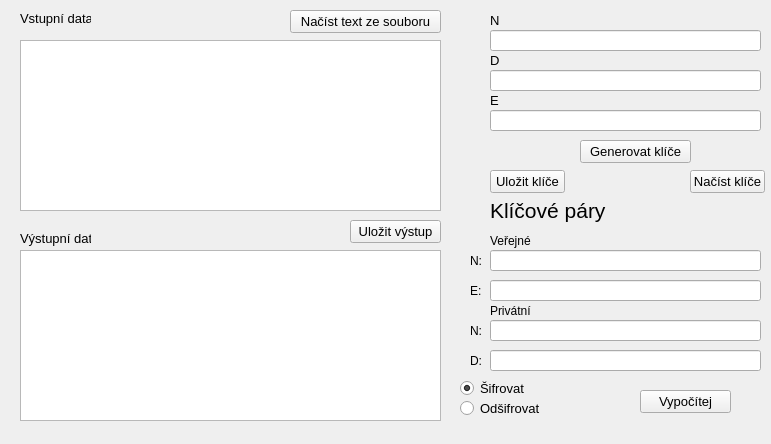
<?xml version="1.0" encoding="UTF-8"?>
<ui version="4.0">
 <class>Form</class>
 <widget class="QWidget" name="Form">
  <property name="geometry">
   <rect>
    <x>0</x>
    <y>0</y>
    <width>771</width>
    <height>444</height>
   </rect>
  </property>
  <property name="font">
   <font>
    <pointsize>10</pointsize>
   </font>
  </property>
  <property name="contextMenuPolicy">
   <enum>Qt::ActionsContextMenu</enum>
  </property>
  <property name="windowTitle">
   <string>RSA šifra</string>
  </property>
  <widget class="QRadioButton" name="radioButtonSiforvat">
   <property name="geometry">
    <rect>
     <x>460</x>
     <y>380</y>
     <width>82</width>
     <height>17</height>
    </rect>
   </property>
   <property name="text">
    <string>Šifrovat</string>
   </property>
   <property name="checked">
    <bool>true</bool>
   </property>
  </widget>
  <widget class="QRadioButton" name="radioButtonOdsifrovat">
   <property name="geometry">
    <rect>
     <x>460</x>
     <y>400</y>
     <width>82</width>
     <height>17</height>
    </rect>
   </property>
   <property name="text">
    <string>Odšifrovat</string>
   </property>
  </widget>
  <widget class="QLabel" name="labelVstupniData">
   <property name="geometry">
    <rect>
     <x>20</x>
     <y>10</y>
     <width>71</width>
     <height>16</height>
    </rect>
   </property>
   <property name="text">
    <string>Vstupní data</string>
   </property>
  </widget>
  <widget class="QLabel" name="labelVystupniData">
   <property name="geometry">
    <rect>
     <x>20</x>
     <y>230</y>
     <width>71</width>
     <height>16</height>
    </rect>
   </property>
   <property name="text">
    <string>Výstupní data</string>
   </property>
  </widget>
  <widget class="QPushButton" name="pushButtonProved">
   <property name="geometry">
    <rect>
     <x>640</x>
     <y>390</y>
     <width>91</width>
     <height>23</height>
    </rect>
   </property>
   <property name="text">
    <string>Vypočítej</string>
   </property>
  </widget>
  <widget class="QPushButton" name="pushButtonNacist">
   <property name="geometry">
    <rect>
     <x>290</x>
     <y>10</y>
     <width>151</width>
     <height>23</height>
    </rect>
   </property>
   <property name="text">
    <string>Načíst text ze souboru</string>
   </property>
  </widget>
  <widget class="QPushButton" name="pushButtonUloz">
   <property name="geometry">
    <rect>
     <x>350</x>
     <y>220</y>
     <width>91</width>
     <height>23</height>
    </rect>
   </property>
   <property name="text">
    <string>Uložit výstup</string>
   </property>
  </widget>
  <widget class="QLabel" name="labelklic">
   <property name="geometry">
    <rect>
     <x>490</x>
     <y>190</y>
     <width>121</width>
     <height>41</height>
    </rect>
   </property>
   <property name="font">
    <font>
     <pointsize>16</pointsize>
    </font>
   </property>
   <property name="text">
    <string>Klíčové páry</string>
   </property>
  </widget>
  <widget class="QLineEdit" name="lineEditN">
   <property name="geometry">
    <rect>
     <x>490</x>
     <y>30</y>
     <width>271</width>
     <height>21</height>
    </rect>
   </property>
   <property name="readOnly">
    <bool>false</bool>
   </property>
  </widget>
  <widget class="QPlainTextEdit" name="plainTextEditVstup">
   <property name="geometry">
    <rect>
     <x>20</x>
     <y>40</y>
     <width>421</width>
     <height>171</height>
    </rect>
   </property>
   <property name="verticalScrollBarPolicy">
    <enum>Qt::ScrollBarAlwaysOff</enum>
   </property>
   <property name="horizontalScrollBarPolicy">
    <enum>Qt::ScrollBarAlwaysOff</enum>
   </property>
   <property name="sizeAdjustPolicy">
    <enum>QAbstractScrollArea::AdjustIgnored</enum>
   </property>
  </widget>
  <widget class="QPlainTextEdit" name="plainTextEditVystup">
   <property name="geometry">
    <rect>
     <x>20</x>
     <y>250</y>
     <width>421</width>
     <height>171</height>
    </rect>
   </property>
   <property name="verticalScrollBarPolicy">
    <enum>Qt::ScrollBarAlwaysOff</enum>
   </property>
   <property name="horizontalScrollBarPolicy">
    <enum>Qt::ScrollBarAlwaysOff</enum>
   </property>
   <property name="readOnly">
    <bool>true</bool>
   </property>
  </widget>
  <widget class="QLabel" name="labelklic_3">
   <property name="geometry">
    <rect>
     <x>490</x>
     <y>10</y>
     <width>16</width>
     <height>21</height>
    </rect>
   </property>
   <property name="font">
    <font>
     <pointsize>10</pointsize>
    </font>
   </property>
   <property name="text">
    <string>N</string>
   </property>
  </widget>
  <widget class="QLabel" name="labelklic_4">
   <property name="geometry">
    <rect>
     <x>490</x>
     <y>50</y>
     <width>16</width>
     <height>21</height>
    </rect>
   </property>
   <property name="font">
    <font>
     <pointsize>10</pointsize>
    </font>
   </property>
   <property name="text">
    <string>D</string>
   </property>
  </widget>
  <widget class="QLineEdit" name="lineEditD">
   <property name="geometry">
    <rect>
     <x>490</x>
     <y>70</y>
     <width>271</width>
     <height>21</height>
    </rect>
   </property>
   <property name="readOnly">
    <bool>false</bool>
   </property>
  </widget>
  <widget class="QLabel" name="labelklic_5">
   <property name="geometry">
    <rect>
     <x>490</x>
     <y>90</y>
     <width>16</width>
     <height>21</height>
    </rect>
   </property>
   <property name="font">
    <font>
     <pointsize>10</pointsize>
    </font>
   </property>
   <property name="text">
    <string>E</string>
   </property>
  </widget>
  <widget class="QLineEdit" name="lineEditE">
   <property name="geometry">
    <rect>
     <x>490</x>
     <y>110</y>
     <width>271</width>
     <height>21</height>
    </rect>
   </property>
   <property name="readOnly">
    <bool>false</bool>
   </property>
  </widget>
  <widget class="QLabel" name="labelklic_2">
   <property name="geometry">
    <rect>
     <x>490</x>
     <y>230</y>
     <width>121</width>
     <height>21</height>
    </rect>
   </property>
   <property name="font">
    <font>
     <pointsize>9</pointsize>
    </font>
   </property>
   <property name="text">
    <string>Veřejné</string>
   </property>
  </widget>
  <widget class="QLabel" name="labelklic_6">
   <property name="geometry">
    <rect>
     <x>490</x>
     <y>300</y>
     <width>121</width>
     <height>21</height>
    </rect>
   </property>
   <property name="font">
    <font>
     <pointsize>9</pointsize>
    </font>
   </property>
   <property name="text">
    <string>Privátní</string>
   </property>
  </widget>
  <widget class="QLabel" name="labelklic_7">
   <property name="geometry">
    <rect>
     <x>470</x>
     <y>250</y>
     <width>21</width>
     <height>21</height>
    </rect>
   </property>
   <property name="font">
    <font>
     <pointsize>9</pointsize>
    </font>
   </property>
   <property name="text">
    <string>N:</string>
   </property>
  </widget>
  <widget class="QLabel" name="labelklic_8">
   <property name="geometry">
    <rect>
     <x>470</x>
     <y>280</y>
     <width>21</width>
     <height>21</height>
    </rect>
   </property>
   <property name="font">
    <font>
     <pointsize>9</pointsize>
    </font>
   </property>
   <property name="text">
    <string>E:</string>
   </property>
  </widget>
  <widget class="QLineEdit" name="lineEditRON">
   <property name="geometry">
    <rect>
     <x>490</x>
     <y>250</y>
     <width>271</width>
     <height>21</height>
    </rect>
   </property>
   <property name="maxLength">
    <number>999999999</number>
   </property>
   <property name="readOnly">
    <bool>true</bool>
   </property>
  </widget>
  <widget class="QLineEdit" name="lineEditROE">
   <property name="geometry">
    <rect>
     <x>490</x>
     <y>280</y>
     <width>271</width>
     <height>21</height>
    </rect>
   </property>
   <property name="readOnly">
    <bool>true</bool>
   </property>
  </widget>
  <widget class="QLineEdit" name="lineEditROD">
   <property name="geometry">
    <rect>
     <x>490</x>
     <y>350</y>
     <width>271</width>
     <height>21</height>
    </rect>
   </property>
   <property name="readOnly">
    <bool>true</bool>
   </property>
  </widget>
  <widget class="QLabel" name="labelklic_9">
   <property name="geometry">
    <rect>
     <x>470</x>
     <y>350</y>
     <width>21</width>
     <height>21</height>
    </rect>
   </property>
   <property name="font">
    <font>
     <pointsize>9</pointsize>
    </font>
   </property>
   <property name="text">
    <string>D:</string>
   </property>
  </widget>
  <widget class="QLabel" name="labelklic_10">
   <property name="geometry">
    <rect>
     <x>470</x>
     <y>320</y>
     <width>21</width>
     <height>21</height>
    </rect>
   </property>
   <property name="font">
    <font>
     <pointsize>9</pointsize>
    </font>
   </property>
   <property name="text">
    <string>N:</string>
   </property>
  </widget>
  <widget class="QLineEdit" name="lineEditRON_2">
   <property name="geometry">
    <rect>
     <x>490</x>
     <y>320</y>
     <width>271</width>
     <height>21</height>
    </rect>
   </property>
   <property name="readOnly">
    <bool>true</bool>
   </property>
  </widget>
  <widget class="QPushButton" name="pushButtonGEN">
   <property name="geometry">
    <rect>
     <x>580</x>
     <y>140</y>
     <width>111</width>
     <height>23</height>
    </rect>
   </property>
   <property name="text">
    <string>Generovat klíče</string>
   </property>
  </widget>
  <widget class="QPushButton" name="pushButtonulozklice">
   <property name="geometry">
    <rect>
     <x>490</x>
     <y>170</y>
     <width>75</width>
     <height>23</height>
    </rect>
   </property>
   <property name="text">
    <string>Uložit klíče</string>
   </property>
  </widget>
  <widget class="QPushButton" name="pushButtonNactiklic">
   <property name="geometry">
    <rect>
     <x>690</x>
     <y>170</y>
     <width>75</width>
     <height>23</height>
    </rect>
   </property>
   <property name="text">
    <string>Načíst klíče</string>
   </property>
  </widget>
 </widget>
 <resources/>
 <connections/>
</ui>
